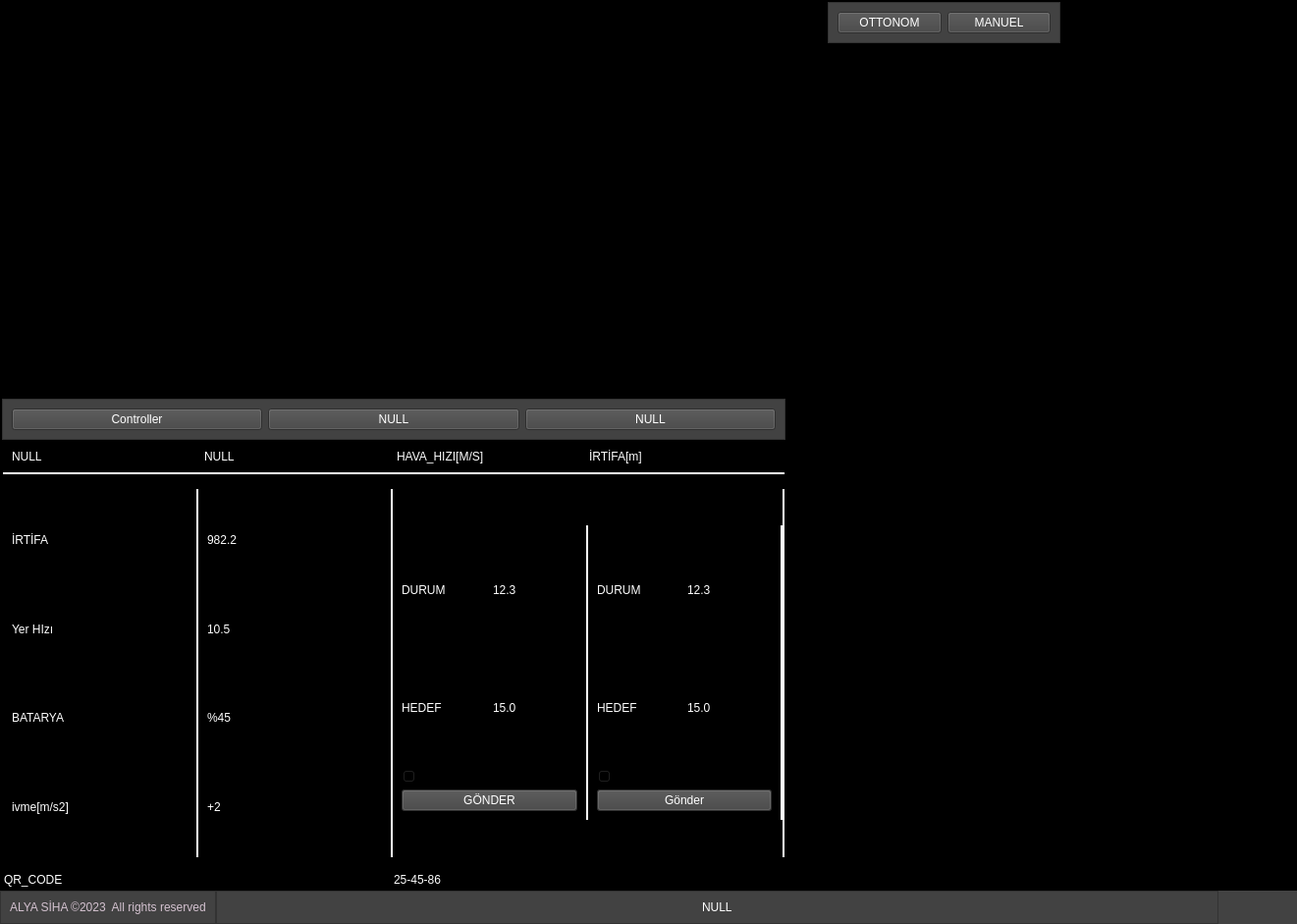
<?xml version="1.0" encoding="UTF-8"?>
<ui version="4.0">
 <class>MainWindow</class>
 <widget class="QMainWindow" name="MainWindow">
  <property name="geometry">
   <rect>
    <x>0</x>
    <y>0</y>
    <width>1321</width>
    <height>941</height>
   </rect>
  </property>
  <property name="sizePolicy">
   <sizepolicy hsizetype="Preferred" vsizetype="Maximum">
    <horstretch>0</horstretch>
    <verstretch>0</verstretch>
   </sizepolicy>
  </property>
  <property name="windowTitle">
   <string>MainWindow</string>
  </property>
  <property name="styleSheet">
   <string notr="true">
background-color: rgb(0,0,0);</string>
  </property>
  <widget class="QWidget" name="centralwidget">
   <property name="styleSheet">
    <string notr="true"/>
   </property>
   <layout class="QVBoxLayout" name="verticalLayout">
    <property name="spacing">
     <number>0</number>
    </property>
    <property name="leftMargin">
     <number>0</number>
    </property>
    <property name="topMargin">
     <number>0</number>
    </property>
    <property name="rightMargin">
     <number>0</number>
    </property>
    <property name="bottomMargin">
     <number>0</number>
    </property>
    <item>
     <widget class="QFrame" name="tab_frame">
      <property name="frameShape">
       <enum>QFrame::StyledPanel</enum>
      </property>
      <property name="frameShadow">
       <enum>QFrame::Raised</enum>
      </property>
      <layout class="QHBoxLayout" name="horizontalLayout">
       <property name="spacing">
        <number>0</number>
       </property>
       <property name="leftMargin">
        <number>0</number>
       </property>
       <property name="topMargin">
        <number>0</number>
       </property>
       <property name="rightMargin">
        <number>0</number>
       </property>
       <property name="bottomMargin">
        <number>0</number>
       </property>
       <item>
        <widget class="QFrame" name="cam_frame">
         <property name="frameShape">
          <enum>QFrame::StyledPanel</enum>
         </property>
         <property name="frameShadow">
          <enum>QFrame::Raised</enum>
         </property>
         <layout class="QHBoxLayout" name="horizontalLayout_11">
          <property name="spacing">
           <number>0</number>
          </property>
          <property name="leftMargin">
           <number>0</number>
          </property>
          <property name="topMargin">
           <number>0</number>
          </property>
          <property name="rightMargin">
           <number>0</number>
          </property>
          <property name="bottomMargin">
           <number>0</number>
          </property>
          <item>
           <widget class="QLabel" name="cam_label">
            <property name="minimumSize">
             <size>
              <width>600</width>
              <height>400</height>
             </size>
            </property>
            <property name="maximumSize">
             <size>
              <width>500</width>
              <height>500</height>
             </size>
            </property>
            <property name="text">
             <string/>
            </property>
            <property name="pixmap">
             <pixmap resource="icon.qrc">:/other/images/nature-5879588_960_720.jpg</pixmap>
            </property>
            <property name="scaledContents">
             <bool>true</bool>
            </property>
            <property name="wordWrap">
             <bool>false</bool>
            </property>
           </widget>
          </item>
         </layout>
        </widget>
       </item>
       <item>
        <widget class="QFrame" name="Egn_psla_frame">
         <property name="frameShape">
          <enum>QFrame::StyledPanel</enum>
         </property>
         <property name="frameShadow">
          <enum>QFrame::Raised</enum>
         </property>
         <layout class="QVBoxLayout" name="verticalLayout_3">
          <property name="spacing">
           <number>0</number>
          </property>
          <property name="leftMargin">
           <number>0</number>
          </property>
          <property name="topMargin">
           <number>0</number>
          </property>
          <property name="rightMargin">
           <number>0</number>
          </property>
          <property name="bottomMargin">
           <number>0</number>
          </property>
          <item>
           <widget class="QFrame" name="compass_Frame">
            <property name="frameShape">
             <enum>QFrame::StyledPanel</enum>
            </property>
            <property name="frameShadow">
             <enum>QFrame::Raised</enum>
            </property>
            <layout class="QVBoxLayout" name="verticalLayout_8">
             <property name="spacing">
              <number>0</number>
             </property>
             <property name="leftMargin">
              <number>0</number>
             </property>
             <property name="topMargin">
              <number>0</number>
             </property>
             <property name="rightMargin">
              <number>0</number>
             </property>
             <property name="bottomMargin">
              <number>0</number>
             </property>
            </layout>
           </widget>
          </item>
          <item>
           <widget class="QFrame" name="Gyro_frame">
            <property name="frameShape">
             <enum>QFrame::StyledPanel</enum>
            </property>
            <property name="frameShadow">
             <enum>QFrame::Raised</enum>
            </property>
            <layout class="QHBoxLayout" name="horizontalLayout_10">
             <item>
              <widget class="QLabel" name="pusula_label">
               <property name="enabled">
                <bool>true</bool>
               </property>
               <property name="sizePolicy">
                <sizepolicy hsizetype="Maximum" vsizetype="Maximum">
                 <horstretch>0</horstretch>
                 <verstretch>0</verstretch>
                </sizepolicy>
               </property>
               <property name="minimumSize">
                <size>
                 <width>1</width>
                 <height>1</height>
                </size>
               </property>
               <property name="maximumSize">
                <size>
                 <width>200</width>
                 <height>200</height>
                </size>
               </property>
               <property name="frameShape">
                <enum>QFrame::NoFrame</enum>
               </property>
               <property name="text">
                <string/>
               </property>
               <property name="pixmap">
                <pixmap resource="icon.qrc">:/other/images/resim_1 arti_hor.png</pixmap>
               </property>
               <property name="scaledContents">
                <bool>true</bool>
               </property>
               <property name="alignment">
                <set>Qt::AlignCenter</set>
               </property>
               <property name="openExternalLinks">
                <bool>false</bool>
               </property>
              </widget>
             </item>
            </layout>
           </widget>
          </item>
         </layout>
        </widget>
       </item>
       <item>
        <widget class="QFrame" name="plane_Status_frame">
         <property name="frameShape">
          <enum>QFrame::StyledPanel</enum>
         </property>
         <property name="frameShadow">
          <enum>QFrame::Raised</enum>
         </property>
         <layout class="QVBoxLayout" name="verticalLayout_4">
          <property name="spacing">
           <number>0</number>
          </property>
          <property name="leftMargin">
           <number>0</number>
          </property>
          <property name="topMargin">
           <number>0</number>
          </property>
          <property name="rightMargin">
           <number>0</number>
          </property>
          <property name="bottomMargin">
           <number>0</number>
          </property>
          <item>
           <widget class="QFrame" name="auto_mode_frame">
            <property name="sizePolicy">
             <sizepolicy hsizetype="Minimum" vsizetype="Maximum">
              <horstretch>0</horstretch>
              <verstretch>0</verstretch>
             </sizepolicy>
            </property>
            <property name="styleSheet">
             <string notr="true">background-color: rgb(66, 66, 66);
color: rgb(255, 255, 255);</string>
            </property>
            <property name="frameShape">
             <enum>QFrame::StyledPanel</enum>
            </property>
            <property name="frameShadow">
             <enum>QFrame::Raised</enum>
            </property>
            <layout class="QHBoxLayout" name="horizontalLayout_9">
             <item>
              <widget class="QPushButton" name="Auoo_btn">
               <property name="text">
                <string>OTTONOM</string>
               </property>
              </widget>
             </item>
             <item>
              <widget class="QPushButton" name="manuel_btn">
               <property name="text">
                <string>MANUEL</string>
               </property>
              </widget>
             </item>
            </layout>
           </widget>
          </item>
          <item>
           <widget class="QFrame" name="Plane_status_frame">
            <property name="frameShape">
             <enum>QFrame::StyledPanel</enum>
            </property>
            <property name="frameShadow">
             <enum>QFrame::Raised</enum>
            </property>
           </widget>
          </item>
         </layout>
        </widget>
       </item>
       <item>
        <widget class="QFrame" name="Data_mages">
         <property name="frameShape">
          <enum>QFrame::StyledPanel</enum>
         </property>
         <property name="frameShadow">
          <enum>QFrame::Raised</enum>
         </property>
         <layout class="QGridLayout" name="gridLayout">
          <property name="leftMargin">
           <number>0</number>
          </property>
          <property name="topMargin">
           <number>0</number>
          </property>
          <property name="rightMargin">
           <number>0</number>
          </property>
          <property name="bottomMargin">
           <number>0</number>
          </property>
          <property name="spacing">
           <number>0</number>
          </property>
          <item row="0" column="2">
           <widget class="QFrame" name="frame_3">
            <property name="frameShape">
             <enum>QFrame::StyledPanel</enum>
            </property>
            <property name="frameShadow">
             <enum>QFrame::Raised</enum>
            </property>
           </widget>
          </item>
          <item row="1" column="0">
           <widget class="QFrame" name="frame_5">
            <property name="frameShape">
             <enum>QFrame::StyledPanel</enum>
            </property>
            <property name="frameShadow">
             <enum>QFrame::Raised</enum>
            </property>
           </widget>
          </item>
          <item row="1" column="1" colspan="2">
           <widget class="QFrame" name="frame_4">
            <property name="frameShape">
             <enum>QFrame::StyledPanel</enum>
            </property>
            <property name="frameShadow">
             <enum>QFrame::Raised</enum>
            </property>
           </widget>
          </item>
          <item row="0" column="0" colspan="2">
           <widget class="QFrame" name="frame">
            <property name="frameShape">
             <enum>QFrame::StyledPanel</enum>
            </property>
            <property name="frameShadow">
             <enum>QFrame::Raised</enum>
            </property>
           </widget>
          </item>
         </layout>
        </widget>
       </item>
      </layout>
     </widget>
    </item>
    <item>
     <widget class="QFrame" name="bot_frame">
      <property name="frameShape">
       <enum>QFrame::StyledPanel</enum>
      </property>
      <property name="frameShadow">
       <enum>QFrame::Raised</enum>
      </property>
      <layout class="QHBoxLayout" name="horizontalLayout_2" stretch="0,0">
       <property name="spacing">
        <number>0</number>
       </property>
       <property name="leftMargin">
        <number>0</number>
       </property>
       <property name="topMargin">
        <number>0</number>
       </property>
       <property name="rightMargin">
        <number>0</number>
       </property>
       <property name="bottomMargin">
        <number>0</number>
       </property>
       <item>
        <widget class="QFrame" name="Telemetri_frame">
         <property name="maximumSize">
          <size>
           <width>800</width>
           <height>800</height>
          </size>
         </property>
         <property name="styleSheet">
          <string notr="true">color: rgb(255, 255, 255);</string>
         </property>
         <property name="frameShape">
          <enum>QFrame::StyledPanel</enum>
         </property>
         <property name="frameShadow">
          <enum>QFrame::Raised</enum>
         </property>
         <layout class="QVBoxLayout" name="verticalLayout_2">
          <property name="spacing">
           <number>0</number>
          </property>
          <property name="leftMargin">
           <number>0</number>
          </property>
          <property name="topMargin">
           <number>0</number>
          </property>
          <property name="rightMargin">
           <number>0</number>
          </property>
          <property name="bottomMargin">
           <number>0</number>
          </property>
          <item>
           <widget class="QFrame" name="menu_frame">
            <property name="sizePolicy">
             <sizepolicy hsizetype="Minimum" vsizetype="Maximum">
              <horstretch>0</horstretch>
              <verstretch>0</verstretch>
             </sizepolicy>
            </property>
            <property name="styleSheet">
             <string notr="true">background-color: rgb(66, 66, 66);</string>
            </property>
            <property name="frameShape">
             <enum>QFrame::StyledPanel</enum>
            </property>
            <property name="frameShadow">
             <enum>QFrame::Raised</enum>
            </property>
            <layout class="QHBoxLayout" name="horizontalLayout_7">
             <item>
              <widget class="QPushButton" name="controller_btn">
               <property name="text">
                <string>Controller</string>
               </property>
              </widget>
             </item>
             <item>
              <widget class="QPushButton" name="Null1_btn">
               <property name="text">
                <string>NULL</string>
               </property>
              </widget>
             </item>
             <item>
              <widget class="QPushButton" name="Null2_btn">
               <property name="text">
                <string>NULL</string>
               </property>
              </widget>
             </item>
            </layout>
           </widget>
          </item>
          <item>
           <widget class="QFrame" name="Stacked_frame">
            <property name="frameShape">
             <enum>QFrame::StyledPanel</enum>
            </property>
            <property name="frameShadow">
             <enum>QFrame::Raised</enum>
            </property>
            <layout class="QHBoxLayout" name="horizontalLayout_12">
             <property name="spacing">
              <number>0</number>
             </property>
             <property name="leftMargin">
              <number>0</number>
             </property>
             <property name="topMargin">
              <number>0</number>
             </property>
             <property name="rightMargin">
              <number>0</number>
             </property>
             <property name="bottomMargin">
              <number>0</number>
             </property>
             <item>
              <widget class="QStackedWidget" name="stackedWidget">
               <widget class="QWidget" name="controller_page">
                <layout class="QVBoxLayout" name="verticalLayout_5">
                 <property name="spacing">
                  <number>15</number>
                 </property>
                 <property name="leftMargin">
                  <number>0</number>
                 </property>
                 <property name="topMargin">
                  <number>0</number>
                 </property>
                 <property name="rightMargin">
                  <number>0</number>
                 </property>
                 <property name="bottomMargin">
                  <number>0</number>
                 </property>
                 <item>
                  <widget class="QFrame" name="controll_Header_frame">
                   <property name="sizePolicy">
                    <sizepolicy hsizetype="Preferred" vsizetype="Maximum">
                     <horstretch>0</horstretch>
                     <verstretch>0</verstretch>
                    </sizepolicy>
                   </property>
                   <property name="styleSheet">
                    <string notr="true">QFrame{
border-color:rgb(255, 255, 255);
border-style: solid;
border-width: 0px 0px 2px 0px;
}
QLabel{
border-style: solid;
border-width: 0px 0px 0px 0px;
}</string>
                   </property>
                   <property name="frameShape">
                    <enum>QFrame::StyledPanel</enum>
                   </property>
                   <property name="frameShadow">
                    <enum>QFrame::Raised</enum>
                   </property>
                   <layout class="QHBoxLayout" name="horizontalLayout_15">
                    <item>
                     <widget class="QLabel" name="label_3">
                      <property name="text">
                       <string>NULL</string>
                      </property>
                     </widget>
                    </item>
                    <item>
                     <widget class="QLabel" name="label_4">
                      <property name="text">
                       <string>NULL</string>
                      </property>
                     </widget>
                    </item>
                    <item>
                     <widget class="QLabel" name="label_5">
                      <property name="text">
                       <string>HAVA_HIZI[M/S]</string>
                      </property>
                     </widget>
                    </item>
                    <item>
                     <widget class="QLabel" name="label_6">
                      <property name="text">
                       <string>İRTİFA[m]</string>
                      </property>
                     </widget>
                    </item>
                   </layout>
                  </widget>
                 </item>
                 <item>
                  <widget class="QFrame" name="controller_page_Menu_frame">
                   <property name="styleSheet">
                    <string notr="true">QFrame{
border-color:rgb(255, 255, 255);
border-style: solid;
border-width: 0px 2px 0px 0px;
}
QLabel{
border-style: solid;
border-width: 0px 0px 0px 0px;
}
QPushButton{
background-color: rgb(66, 66, 66);
}</string>
                   </property>
                   <property name="frameShape">
                    <enum>QFrame::StyledPanel</enum>
                   </property>
                   <property name="frameShadow">
                    <enum>QFrame::Raised</enum>
                   </property>
                   <layout class="QHBoxLayout" name="horizontalLayout_16">
                    <property name="spacing">
                     <number>0</number>
                    </property>
                    <property name="leftMargin">
                     <number>0</number>
                    </property>
                    <property name="topMargin">
                     <number>0</number>
                    </property>
                    <property name="rightMargin">
                     <number>0</number>
                    </property>
                    <property name="bottomMargin">
                     <number>0</number>
                    </property>
                    <item>
                     <widget class="QFrame" name="Controller_page_menu_left_frame">
                      <property name="styleSheet">
                       <string notr="true"/>
                      </property>
                      <property name="frameShape">
                       <enum>QFrame::StyledPanel</enum>
                      </property>
                      <property name="frameShadow">
                       <enum>QFrame::Raised</enum>
                      </property>
                      <layout class="QVBoxLayout" name="verticalLayout_6">
                       <item>
                        <widget class="QLabel" name="label_7">
                         <property name="text">
                          <string>İRTİFA</string>
                         </property>
                        </widget>
                       </item>
                       <item>
                        <widget class="QLabel" name="label_8">
                         <property name="text">
                          <string>Yer HIzı</string>
                         </property>
                        </widget>
                       </item>
                       <item>
                        <widget class="QLabel" name="label_9">
                         <property name="text">
                          <string>BATARYA</string>
                         </property>
                        </widget>
                       </item>
                       <item>
                        <widget class="QLabel" name="label_10">
                         <property name="text">
                          <string>ivme[m/s2]</string>
                         </property>
                        </widget>
                       </item>
                      </layout>
                     </widget>
                    </item>
                    <item>
                     <widget class="QFrame" name="Controller_page_menu_left_menu_frame">
                      <property name="frameShape">
                       <enum>QFrame::StyledPanel</enum>
                      </property>
                      <property name="frameShadow">
                       <enum>QFrame::Raised</enum>
                      </property>
                      <layout class="QVBoxLayout" name="verticalLayout_7">
                       <item>
                        <widget class="QLabel" name="label_13">
                         <property name="text">
                          <string>982.2</string>
                         </property>
                        </widget>
                       </item>
                       <item>
                        <widget class="QLabel" name="label_14">
                         <property name="text">
                          <string>10.5</string>
                         </property>
                        </widget>
                       </item>
                       <item>
                        <widget class="QLabel" name="label_12">
                         <property name="text">
                          <string>%45</string>
                         </property>
                        </widget>
                       </item>
                       <item>
                        <widget class="QLabel" name="label_11">
                         <property name="text">
                          <string>+2</string>
                         </property>
                        </widget>
                       </item>
                      </layout>
                     </widget>
                    </item>
                    <item>
                     <widget class="QFrame" name="Controller_page_menu_right_menu_frame">
                      <property name="sizePolicy">
                       <sizepolicy hsizetype="Preferred" vsizetype="Minimum">
                        <horstretch>0</horstretch>
                        <verstretch>0</verstretch>
                       </sizepolicy>
                      </property>
                      <property name="maximumSize">
                       <size>
                        <width>16777215</width>
                        <height>300</height>
                       </size>
                      </property>
                      <property name="frameShape">
                       <enum>QFrame::StyledPanel</enum>
                      </property>
                      <property name="frameShadow">
                       <enum>QFrame::Raised</enum>
                      </property>
                      <layout class="QGridLayout" name="gridLayout_2">
                       <item row="3" column="0" colspan="2">
                        <widget class="QPushButton" name="pushButton">
                         <property name="styleSheet">
                          <string notr="true"/>
                         </property>
                         <property name="text">
                          <string>GÖNDER</string>
                         </property>
                        </widget>
                       </item>
                       <item row="0" column="1">
                        <widget class="QLabel" name="label_16">
                         <property name="text">
                          <string>12.3</string>
                         </property>
                        </widget>
                       </item>
                       <item row="1" column="0">
                        <widget class="QLabel" name="label_17">
                         <property name="text">
                          <string>HEDEF</string>
                         </property>
                        </widget>
                       </item>
                       <item row="0" column="0">
                        <widget class="QLabel" name="label_15">
                         <property name="text">
                          <string>DURUM</string>
                         </property>
                        </widget>
                       </item>
                       <item row="1" column="1">
                        <widget class="QLabel" name="label_18">
                         <property name="text">
                          <string>15.0</string>
                         </property>
                        </widget>
                       </item>
                       <item row="2" column="0" colspan="2">
                        <widget class="QSlider" name="horizontalSlider">
                         <property name="orientation">
                          <enum>Qt::Horizontal</enum>
                         </property>
                        </widget>
                       </item>
                      </layout>
                     </widget>
                    </item>
                    <item>
                     <widget class="QFrame" name="Controller_page_menu_right_frame">
                      <property name="maximumSize">
                       <size>
                        <width>16777215</width>
                        <height>300</height>
                       </size>
                      </property>
                      <property name="frameShape">
                       <enum>QFrame::StyledPanel</enum>
                      </property>
                      <property name="frameShadow">
                       <enum>QFrame::Raised</enum>
                      </property>
                      <layout class="QGridLayout" name="gridLayout_3">
                       <item row="0" column="0">
                        <widget class="QLabel" name="label_22">
                         <property name="text">
                          <string>DURUM</string>
                         </property>
                        </widget>
                       </item>
                       <item row="0" column="1">
                        <widget class="QLabel" name="label_19">
                         <property name="text">
                          <string>12.3</string>
                         </property>
                        </widget>
                       </item>
                       <item row="1" column="0">
                        <widget class="QLabel" name="label_21">
                         <property name="text">
                          <string>HEDEF</string>
                         </property>
                        </widget>
                       </item>
                       <item row="1" column="1">
                        <widget class="QLabel" name="label_20">
                         <property name="text">
                          <string>15.0</string>
                         </property>
                        </widget>
                       </item>
                       <item row="2" column="0" colspan="2">
                        <widget class="QSlider" name="horizontalSlider_2">
                         <property name="orientation">
                          <enum>Qt::Horizontal</enum>
                         </property>
                        </widget>
                       </item>
                       <item row="3" column="0" colspan="2">
                        <widget class="QPushButton" name="pushButton_2">
                         <property name="text">
                          <string>Gönder</string>
                         </property>
                        </widget>
                       </item>
                      </layout>
                     </widget>
                    </item>
                   </layout>
                  </widget>
                 </item>
                 <item>
                  <widget class="QFrame" name="contoler_page_footer_frame">
                   <property name="sizePolicy">
                    <sizepolicy hsizetype="Preferred" vsizetype="Maximum">
                     <horstretch>0</horstretch>
                     <verstretch>0</verstretch>
                    </sizepolicy>
                   </property>
                   <property name="frameShape">
                    <enum>QFrame::StyledPanel</enum>
                   </property>
                   <property name="frameShadow">
                    <enum>QFrame::Raised</enum>
                   </property>
                   <layout class="QHBoxLayout" name="horizontalLayout_14">
                    <property name="spacing">
                     <number>0</number>
                    </property>
                    <property name="leftMargin">
                     <number>0</number>
                    </property>
                    <property name="topMargin">
                     <number>0</number>
                    </property>
                    <property name="rightMargin">
                     <number>0</number>
                    </property>
                    <property name="bottomMargin">
                     <number>0</number>
                    </property>
                    <item>
                     <widget class="QLabel" name="QR_code_Name_label">
                      <property name="text">
                       <string>QR_CODE</string>
                      </property>
                     </widget>
                    </item>
                    <item>
                     <widget class="QLabel" name="QR_code_data_label">
                      <property name="text">
                       <string>25-45-86</string>
                      </property>
                     </widget>
                    </item>
                   </layout>
                  </widget>
                 </item>
                </layout>
               </widget>
               <widget class="QWidget" name="Null_page"/>
              </widget>
             </item>
            </layout>
           </widget>
          </item>
         </layout>
        </widget>
       </item>
       <item>
        <widget class="QFrame" name="Map_frame">
         <property name="maximumSize">
          <size>
           <width>16777210</width>
           <height>16777215</height>
          </size>
         </property>
         <property name="frameShape">
          <enum>QFrame::StyledPanel</enum>
         </property>
         <property name="frameShadow">
          <enum>QFrame::Raised</enum>
         </property>
         <layout class="QHBoxLayout" name="horizontalLayout_8">
          <property name="spacing">
           <number>0</number>
          </property>
          <property name="leftMargin">
           <number>0</number>
          </property>
          <property name="topMargin">
           <number>0</number>
          </property>
          <property name="rightMargin">
           <number>0</number>
          </property>
          <property name="bottomMargin">
           <number>0</number>
          </property>
          <item>
           <widget class="QLabel" name="mp_label">
            <property name="sizePolicy">
             <sizepolicy hsizetype="Maximum" vsizetype="Maximum">
              <horstretch>0</horstretch>
              <verstretch>0</verstretch>
             </sizepolicy>
            </property>
            <property name="maximumSize">
             <size>
              <width>800</width>
              <height>500</height>
             </size>
            </property>
            <property name="text">
             <string/>
            </property>
            <property name="pixmap">
             <pixmap resource="icon.qrc">:/other/images/B777_PFD.png</pixmap>
            </property>
            <property name="scaledContents">
             <bool>false</bool>
            </property>
            <property name="wordWrap">
             <bool>false</bool>
            </property>
            <property name="openExternalLinks">
             <bool>false</bool>
            </property>
           </widget>
          </item>
         </layout>
        </widget>
       </item>
      </layout>
     </widget>
    </item>
    <item>
     <widget class="QFrame" name="footer_frame">
      <property name="sizePolicy">
       <sizepolicy hsizetype="Preferred" vsizetype="Maximum">
        <horstretch>0</horstretch>
        <verstretch>0</verstretch>
       </sizepolicy>
      </property>
      <property name="styleSheet">
       <string notr="true">background-color: rgb(66, 66, 66);</string>
      </property>
      <property name="frameShape">
       <enum>QFrame::NoFrame</enum>
      </property>
      <property name="frameShadow">
       <enum>QFrame::Raised</enum>
      </property>
      <layout class="QHBoxLayout" name="horizontalLayout_3">
       <property name="spacing">
        <number>0</number>
       </property>
       <property name="leftMargin">
        <number>0</number>
       </property>
       <property name="topMargin">
        <number>0</number>
       </property>
       <property name="rightMargin">
        <number>0</number>
       </property>
       <property name="bottomMargin">
        <number>0</number>
       </property>
       <item>
        <widget class="QFrame" name="left_footer_frame">
         <property name="sizePolicy">
          <sizepolicy hsizetype="Maximum" vsizetype="Maximum">
           <horstretch>0</horstretch>
           <verstretch>0</verstretch>
          </sizepolicy>
         </property>
         <property name="layoutDirection">
          <enum>Qt::LeftToRight</enum>
         </property>
         <property name="frameShape">
          <enum>QFrame::StyledPanel</enum>
         </property>
         <property name="frameShadow">
          <enum>QFrame::Raised</enum>
         </property>
         <layout class="QHBoxLayout" name="horizontalLayout_4">
          <item>
           <widget class="QLabel" name="cop_label">
            <property name="styleSheet">
             <string notr="true">COLOR : rgb(211, 193, 207)</string>
            </property>
            <property name="text">
             <string>ALYA SİHA ©2023  All rights reserved</string>
            </property>
           </widget>
          </item>
         </layout>
        </widget>
       </item>
       <item>
        <widget class="QFrame" name="top_footer_frame">
         <property name="sizePolicy">
          <sizepolicy hsizetype="Preferred" vsizetype="Preferred">
           <horstretch>0</horstretch>
           <verstretch>0</verstretch>
          </sizepolicy>
         </property>
         <property name="styleSheet">
          <string notr="true"/>
         </property>
         <property name="frameShape">
          <enum>QFrame::StyledPanel</enum>
         </property>
         <property name="frameShadow">
          <enum>QFrame::Raised</enum>
         </property>
         <layout class="QHBoxLayout" name="horizontalLayout_6">
          <item>
           <widget class="QLabel" name="null_frame">
            <property name="sizePolicy">
             <sizepolicy hsizetype="Fixed" vsizetype="Preferred">
              <horstretch>0</horstretch>
              <verstretch>0</verstretch>
             </sizepolicy>
            </property>
            <property name="styleSheet">
             <string notr="true">color: rgb(255, 255, 255);</string>
            </property>
            <property name="text">
             <string>NULL</string>
            </property>
           </widget>
          </item>
         </layout>
        </widget>
       </item>
       <item>
        <widget class="QFrame" name="right_footer_frame">
         <property name="sizePolicy">
          <sizepolicy hsizetype="Maximum" vsizetype="Maximum">
           <horstretch>0</horstretch>
           <verstretch>0</verstretch>
          </sizepolicy>
         </property>
         <property name="styleSheet">
          <string notr="true">
border:none;
</string>
         </property>
         <property name="frameShape">
          <enum>QFrame::StyledPanel</enum>
         </property>
         <property name="frameShadow">
          <enum>QFrame::Raised</enum>
         </property>
         <layout class="QHBoxLayout" name="horizontalLayout_5">
          <property name="spacing">
           <number>0</number>
          </property>
          <property name="leftMargin">
           <number>0</number>
          </property>
          <property name="topMargin">
           <number>0</number>
          </property>
          <property name="rightMargin">
           <number>0</number>
          </property>
          <property name="bottomMargin">
           <number>0</number>
          </property>
          <item>
           <widget class="QPushButton" name="insta_btn">
            <property name="minimumSize">
             <size>
              <width>40</width>
              <height>0</height>
             </size>
            </property>
            <property name="text">
             <string/>
            </property>
            <property name="icon">
             <iconset resource="icon.qrc">
              <normaloff>:/other/images/3955024.png</normaloff>:/other/images/3955024.png</iconset>
            </property>
            <property name="iconSize">
             <size>
              <width>32</width>
              <height>32</height>
             </size>
            </property>
           </widget>
          </item>
          <item>
           <widget class="QPushButton" name="info_btn">
            <property name="minimumSize">
             <size>
              <width>40</width>
              <height>0</height>
             </size>
            </property>
            <property name="text">
             <string/>
            </property>
            <property name="icon">
             <iconset resource="icon.qrc">
              <normaloff>:/other/images/604573.png</normaloff>:/other/images/604573.png</iconset>
            </property>
            <property name="iconSize">
             <size>
              <width>32</width>
              <height>32</height>
             </size>
            </property>
           </widget>
          </item>
         </layout>
        </widget>
       </item>
      </layout>
     </widget>
    </item>
   </layout>
  </widget>
 </widget>
 <resources>
  <include location="icon.qrc"/>
  <include location="icon.qrc"/>
 </resources>
 <connections/>
</ui>
